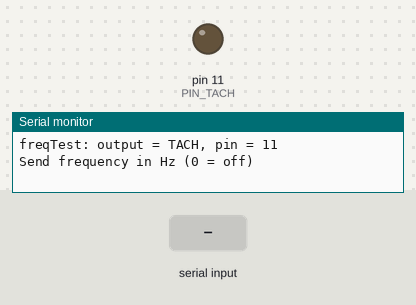
This sketch was run on a simulated Arduino Uno, built with avr-gcc and run on an emulated ATmega328P. Shown: output pins drawn as LEDs (lit = HIGH), the last lines printed to the serial monitor. Dashed ring = blinking. The inputs (shaded band) are chosen by the test bench.

Above: at 1.2 s.
1.3 s: "5\n" received over Serial
At 1.45 s:
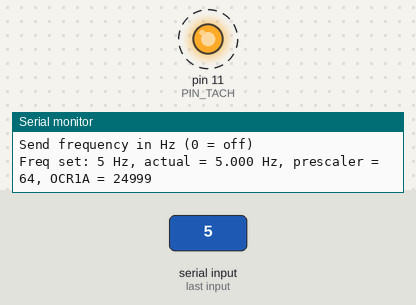
4.3 s: "90\n" received over Serial
At 5.1 s:
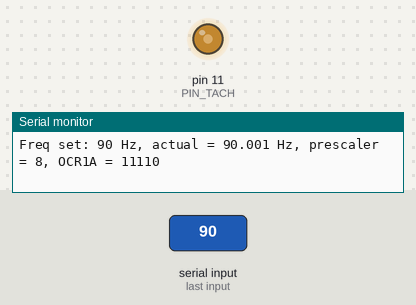
7.3 s: "5\n" received over Serial
At 7.45 s:
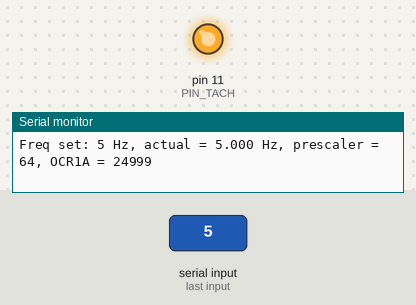
10.3 s: "200\n" received over Serial
Timing chart, 0 to 12.8 s (numbered marks = the images above; inputs shaded):
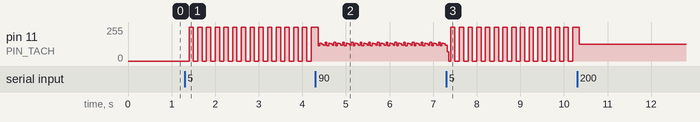

The sketch:

freqTest.ino
```cpp
/*
freqTest
Bench test for the frequency gauge outputs (tach or speedo), one at a time.
Set TEST_OUTPUT below, flash, then open the serial monitor (SERIAL_BAUD) and
send an integer: square-wave frequency in Hz (0 = off, pin held low).

Timer1 runs in CTC mode, and the COMPA ISR toggles the pin. Timer0 is left alone,
so millis()/Serial work normally.

Standalone sketch: Arduino can't include files from outside the sketch folder,
so the pins below are copied from src/hwdefs.h. Keep them in sync.
For coolant/oil/fuel, use dutyTest.
*/

enum TestOutput { OUT_TACH, OUT_SPEEDO };

// ---- Pick the output under test ----
const TestOutput TEST_OUTPUT = OUT_TACH;

// Pins
const uint8_t PIN_TACH  = 11;   // PB7
const uint8_t PIN_SPEED = 3;    // PD0

const uint32_t SERIAL_BAUD     = 115.2e3;
const uint8_t  MAX_INPUT_DIGITS = 9;      // Longest input that can't overflow a long
const long     FREQ_MAX_HZ     = 10e3;    // Keeps the toggle ISR well below CPU saturation
const uint32_t TIMER1_TOP_MAX  = 0xFFFF;
const uint16_t TIMER1_PRESCALERS[] = {1, 8, 64, 256, 1024};   // Index + 1 = CS1[2:0] bits
const uint8_t  NUM_PRESCALERS  = sizeof(TIMER1_PRESCALERS) / sizeof(TIMER1_PRESCALERS[0]);

const uint8_t OUT_PIN = (TEST_OUTPUT == OUT_TACH) ? PIN_TACH : PIN_SPEED;
volatile uint8_t freqPinState = LOW;


ISR(TIMER1_COMPA_vect) {
  freqPinState = !freqPinState;
  digitalWrite(OUT_PIN, freqPinState);
}


// Stop Timer1 and hold the pin low
void stop_frequency() {
  TCCR1B = 0;
  TIMSK1 &= ~(1 << OCIE1A);
  freqPinState = LOW;
  digitalWrite(OUT_PIN, LOW);
}


// Output a square wave at hz. Picks the smallest prescaler whose compare value fits
// in 16 bits, which gives the finest frequency resolution.
void set_frequency(long hz) {
  stop_frequency();

  if (hz <= 0) {
    Serial.println("Output off");
    return;
  }
  if (hz > FREQ_MAX_HZ) {
    Serial.print("Out of range, max Hz = ");  Serial.println(FREQ_MAX_HZ);
    return;
  }

  for (uint8_t i = 0; i < NUM_PRESCALERS; i++) {
    // Two toggles per period
    uint32_t top = F_CPU / (2UL * TIMER1_PRESCALERS[i] * (uint32_t)hz);
    if (top >= 1 && top - 1 <= TIMER1_TOP_MAX) {
      TCCR1A = 0;                         // Clear the PWM mode Arduino's init() leaves on Timer1
      TCNT1  = 0;
      OCR1A  = top - 1;
      TIFR1  = (1 << OCF1A);              // Clear any stale compare flag
      TIMSK1 |= (1 << OCIE1A);
      TCCR1B = (1 << WGM12) | (i + 1);    // CTC mode, start clock

      float actual = (float)F_CPU / (2.0 * TIMER1_PRESCALERS[i] * top);
      Serial.print("Freq set: ");        Serial.print(hz);
      Serial.print(" Hz, actual = ");    Serial.print(actual, 3);
      Serial.print(" Hz, prescaler = "); Serial.print(TIMER1_PRESCALERS[i]);
      Serial.print(", OCR1A = ");        Serial.println(top - 1);
      return;
    }
  }
  Serial.println("Frequency too low for Timer1");
}


// Parse a non-negative decimal integer. Rejects anything else, because String::toInt()
// silently returns zero (or a partial number) for typos.
bool parse_uint(const String& s, long& out) {
  if (s.length() == 0 || s.length() > MAX_INPUT_DIGITS) {
    return false;
  }
  for (unsigned int i = 0; i < s.length(); i++) {
    if (!isDigit(s[i])) {
      return false;
    }
  }
  out = s.toInt();
  return true;
}


void setup() {
  Serial.begin(SERIAL_BAUD);
  while (!Serial) {}            // 32U4 native USB: wait for the monitor so the banner isn't lost

  pinMode(OUT_PIN, OUTPUT);
  stop_frequency();

  Serial.print("freqTest: output = ");  Serial.print(TEST_OUTPUT == OUT_TACH ? "TACH" : "SPEEDO");
  Serial.print(", pin = ");             Serial.println(OUT_PIN);
  Serial.println("Send frequency in Hz (0 = off)");
}


void loop() {
  if (Serial.available() == 0) {
    return;
  }

  // Works with any serial-monitor line ending; with "No line ending" or CR only,
  // each entry takes effect after the read timeout instead of immediately
  String line = Serial.readStringUntil('\n');
  line.trim();
  if (line.length() == 0) {
    return;
  }

  long hz;
  if (!parse_uint(line, hz)) {
    Serial.print("Invalid input, expected a whole number of Hz: ");  Serial.println(line);
    return;
  }
  set_frequency(hz);
}
```

Measured:
- after the input at 1.3 s, pin 11 (PIN_TACH): alternates 255/255 for 0.10 s and 0/255 for 0.10 s, starting after 0.10 s
